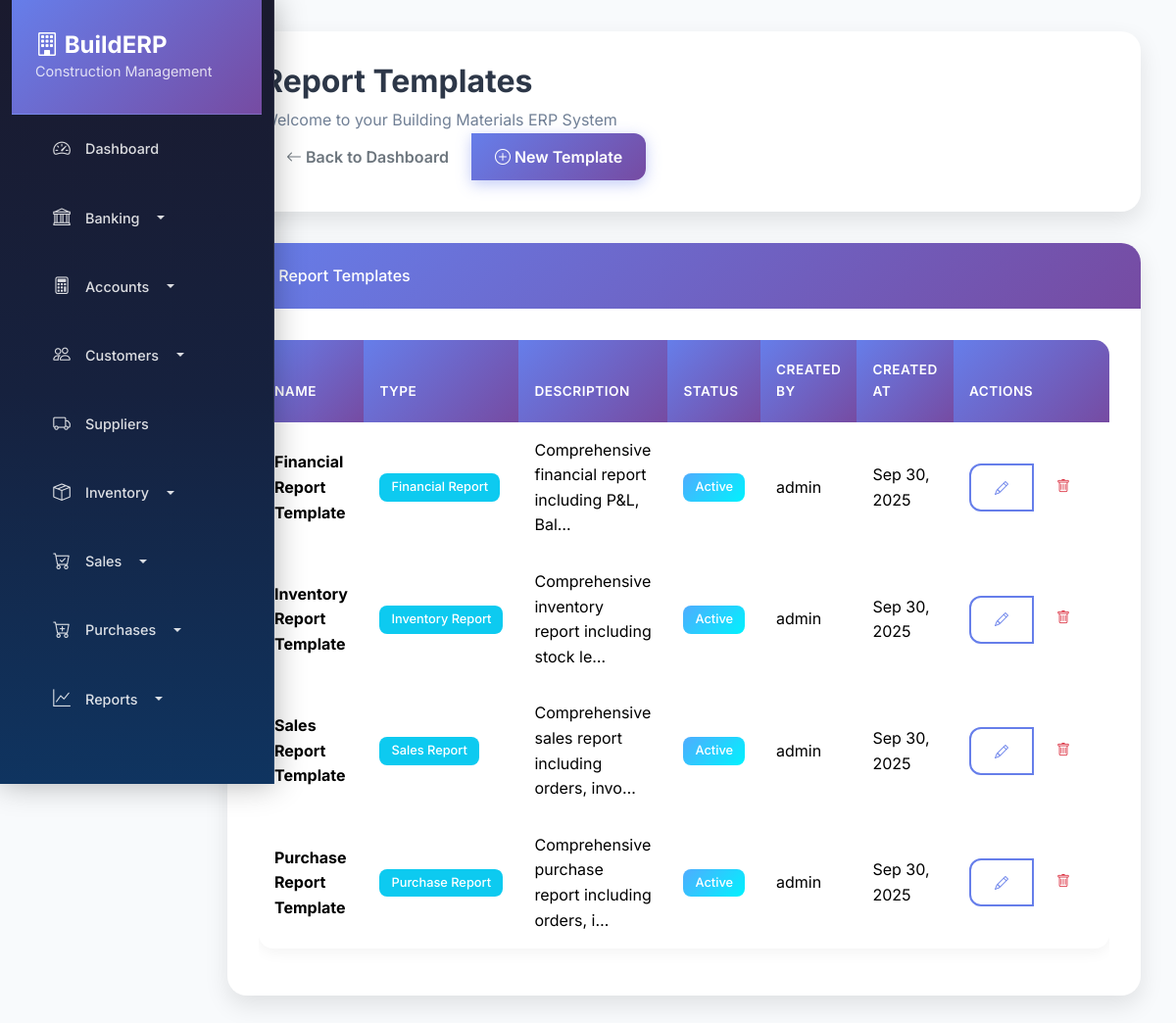
/reports/templates/, run on the app's committed database.
### reports/models.py (models this page shows, shortened)
class ReportTemplate(models.Model):
    REPORT_TYPES = [
        ('financial', 'Financial Report'),
        ('inventory', 'Inventory Report'),
        ('sales', 'Sales Report'),
        ('purchase', 'Purchase Report'),
        ('customer', 'Customer Report'),
        ('supplier', 'Supplier Report'),
        ('custom', 'Custom Report'),
    ]
    name = models.CharField(max_length=200)
    report_type = models.CharField(max_length=20, choices=REPORT_TYPES)
    description = models.TextField(blank=True)
    template_content = models.TextField(help_text="HTML template content")
    is_active = models.BooleanField(default=True)
    created_by = models.ForeignKey(User, on_delete=models.SET_NULL, null=True)
    created_at = models.DateTimeField(auto_now_add=True)
    updated_at = models.DateTimeField(auto_now=True)
    class Meta:
        verbose_name = "Report Template"
        verbose_name_plural = "Report Templates"

### reports/views.py (the view)
# urls.py: path('templates/', views.ReportTemplateListView.as_view(), name='template_list'),
class ReportTemplateListView(ListView):
    model = ReportTemplate
    template_name = 'reports/template_list.html'
    context_object_name = 'templates'

### templates/reports/template_list.html (shortened to what this page needs)
{% extends 'base.html' %}
{% block page_title %}Report Templates{% endblock %}
{% block page_actions %}
<div class="btn-group">
    <a href="{% url 'reports:dashboard' %}" class="btn btn-outline-secondary">
        <i class="bi bi-arrow-left"></i> Back to Dashboard
    </a>
    <a href="{% url 'reports:template_create' %}" class="btn btn-primary">
        <i class="bi bi-plus-circle"></i> New Template
    </a>
</div>
{% endblock %}
{% block content %}
<div class="row">
    <div class="col-12">
        <div class="card">
            <div class="card-header">
                <h6 class="mb-0">
                    <i class="bi bi-file-text"></i>
                    Report Templates
                </h6>
            </div>
            <div class="card-body">
                {% if templates %}
                <div class="table-responsive">
                    <table class="table table-hover">
                        <thead class="table-dark">
                            <tr>
                                <th>Name</th>
                                <th>Type</th>
                                <th>Description</th>
                                <th>Status</th>
                                <th>Created By</th>
                                <th>Created At</th>
                                <th>Actions</th>
                            </tr>
                        </thead>
                        <tbody>
                            {% for template in templates %}
                            <tr>
                                <td>
                                    <strong>{{ template.name }}</strong>
                                </td>
                                <td>
                                    <span class="badge bg-info">{{ template.get_report_type_display }}</span>
                                </td>
                                <td>{{ template.description|truncatechars:50 }}</td>
                                <td>
                                    {% if template.is_active %}
                                        <span class="badge bg-success">Active</span>
                                    {% else %}
                                        <span class="badge bg-secondary">Inactive</span>
                                    {% endif %}
                                </td>
                                <td>{{ template.created_by.get_full_name|default:template.created_by.username }}</td>
                                <td>{{ template.created_at|date:"M d, Y" }}</td>
                                <td>
                                    <div class="btn-group btn-group-sm">
                                        <a href="{% url 'reports:template_edit' template.pk %}" class="btn btn-outline-primary" title="Edit">
                                            <i class="bi bi-pencil"></i>
                                        </a>
                                        <a href="{% url 'reports:template_delete' template.pk %}" class="btn btn-outline-danger" title="Delete">
                                            <i class="bi bi-trash"></i>
                                        </a>
                                    </div>
                                </td>
                            </tr>
                            {% endfor %}
                        </tbody>
                    </table>
                </div>
                {% endif %}
            </div>
        </div>
    </div>
</div>
{% endblock %}

### templates/base.html (style rules this page uses)
:root { --primary-gradient: linear-gradient(135deg, #667eea 0%, #764ba2 100%); --secondary-gradient: linear-gradient(135deg, #f093fb 0%, #f5576c 100%); --success-gradient: linear-gradient(135deg, #4facfe 0%, #00f2fe 100%); --warning-gradient: linear-gradient(135deg, #43e97b 0%, #38f9d7 100%); --danger-gradient: linear-gradient(135deg, #fa709a 0%, #fee140 100%); --dark-gradient: linear-gradient(135deg, #2c3e50 0%, #34495e 100%); --light-bg: #f8fafc; --card-shadow: 0 10px 25px rgba(0, 0, 0, 0.1); --hover-shadow: 0 20px 40px rgba(0, 0, 0, 0.15); --border-radius: 20px; --transition: all 0.3s cubic-bezier(0.4, 0, 0.2, 1); }
* { font-family: 'Inter', sans-serif; }
body { background: var(--light-bg); overflow-x: hidden; line-height: 1.6; }
.card { border: none; border-radius: var(--border-radius); box-shadow: var(--card-shadow); transition: var(--transition); background: white; overflow: hidden; position: relative; }
.card-header { background: var(--primary-gradient); color: white; border: none; padding: 1.5rem 2rem; border-radius: var(--border-radius) var(--border-radius) 0 0; font-weight: 600; font-size: 1.1rem; }
.card-body { padding: 2rem; }
.btn { border-radius: 12px; padding: 0.75rem 1.5rem; font-weight: 600; transition: var(--transition); border: none; position: relative; overflow: hidden; text-transform: none; }
.btn-primary { background: var(--primary-gradient); box-shadow: 0 4px 15px rgba(102, 126, 234, 0.4); }
.btn-outline-primary { border: 2px solid #667eea; color: #667eea; background: transparent; }
.table { border-radius: 15px; overflow: hidden; box-shadow: 0 4px 15px rgba(0, 0, 0, 0.05); background: white; }
.table thead th { background: var(--primary-gradient); color: white; border: none; padding: 1.25rem 1rem; font-weight: 600; text-transform: uppercase; font-size: 0.85rem; letter-spacing: 0.5px; }
.table tbody tr { transition: var(--transition); }
.table tbody td { padding: 1rem; border: none; vertical-align: middle; }
.badge { border-radius: 8px; padding: 0.5rem 0.75rem; font-weight: 500; font-size: 0.8rem; }
.badge.bg-success { background: var(--success-gradient) !important; }
.table th { background-color: #f8f9fa; border-top: none; }

### data on the page
ReportTemplate: name "Financial Report Template", report_type "Financial Report", description "Comprehensive financial report including P&L, Bal…", is_active "Active", created_by.get_full_name "admin", created_at "Sep 30, 2025"
ReportTemplate: name "Inventory Report Template", report_type "Inventory Report", description "Comprehensive inventory report including stock le…", is_active "Active", created_by.get_full_name "admin", created_at "Sep 30, 2025"
ReportTemplate: name "Sales Report Template", report_type "Sales Report", description "Comprehensive sales report including orders, invo…", is_active "Active", created_by.get_full_name "admin", created_at "Sep 30, 2025"
ReportTemplate: name "Purchase Report Template", report_type "Purchase Report", description "Comprehensive purchase report including orders, i…", is_active "Active", created_by.get_full_name "admin", created_at "Sep 30, 2025"
